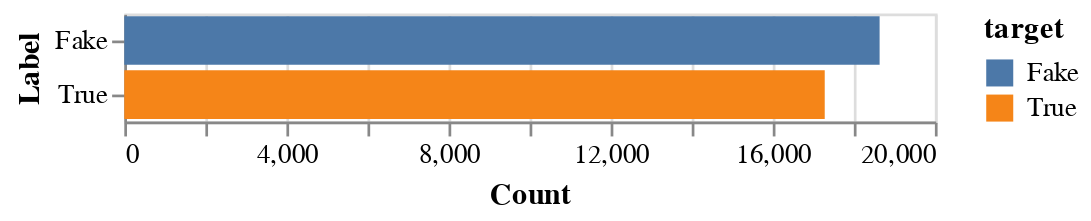

The notebook cell saved with this chart:
### Markdown cell above
#### Count of Fake vs. Real News Articles

### Code cell
alt.data_transformers.enable('vegafusion')

count_chart = alt.Chart(train_df).mark_bar().encode(
    x=alt.X('count():Q', title='Count'),
    y=alt.Y('target:N', title='Label'),
    color='target:N'
)

count_chart

### Figure 1 — Vega specification as saved in the notebook (floating-point values rounded to 4 significant figures)
{"$schema": "https://vega.github.io/schema/vega/v5.json", "data": [{"name": "source_0", "values": [{"__count": 18636, "target": "Fake"}, {"__count": 17282, "target": "True"}]}, {"name": "source_0_x_domain___count", "values": [{"min": 17282, "max": 18636}]}, {"name": "source_0_y_domain_target", "values": [{"target": "Fake"}, {"target": "True"}]}, {"name": "source_0_color_domain_target", "values": [{"target": "Fake"}, {"target": "True"}]}], "signals": [{"name": "y_step", "value": 20}, {"name": "height", "update": "bandspace(domain('y').length, 0.1, 0.05) * y_step"}], "marks": [{"type": "rect", "name": "marks", "from": {"data": "source_0"}, "encode": {"update": {"x": {"field": "__count", "scale": "x"}, "x2": {"value": 0, "scale": "x"}, "y": {"field": "target", "scale": "y"}, "height": {"signal": "max(0.25, bandwidth('y'))"}, "fill": {"field": "target", "scale": "color"}}}, "style": ["bar"]}], "scales": [{"name": "x", "type": "linear", "domain": [{"signal": "(data(\"source_0_x_domain___count\")[0] || {}).min"}, {"signal": "(data(\"source_0_x_domain___count\")[0] || {}).max"}], "range": [0, {"signal": "width"}], "zero": true, "nice": true}, {"name": "y", "type": "band", "domain": {"data": "source_0_y_domain_target", "field": "target", "sort": true}, "range": {"step": {"signal": "y_step"}}, "paddingInner": 0.1, "paddingOuter": 0.05}, {"name": "color", "type": "ordinal", "domain": {"data": "source_0_color_domain_target", "field": "target", "sort": true}, "range": "category"}], "axes": [{"scale": "x", "grid": true, "maxExtent": 0, "minExtent": 0, "ticks": false, "zindex": 0, "aria": false, "tickCount": {"signal": "ceil(width/40)"}, "labels": false, "domain": false, "orient": "bottom", "gridScale": "y"}, {"scale": "x", "labelFlush": true, "labelOverlap": true, "tickCount": {"signal": "ceil(width/40)"}, "zindex": 0, "title": "Count", "grid": false, "orient": "bottom"}, {"scale": "y", "title": "Label", "grid": false, "zindex": 0, "orient": "left"}], "background": "white", "width": 300, "style": "cell", "legends": [{"fill": "color", "symbolType": "square", "title": "target"}], "padding": 5}
